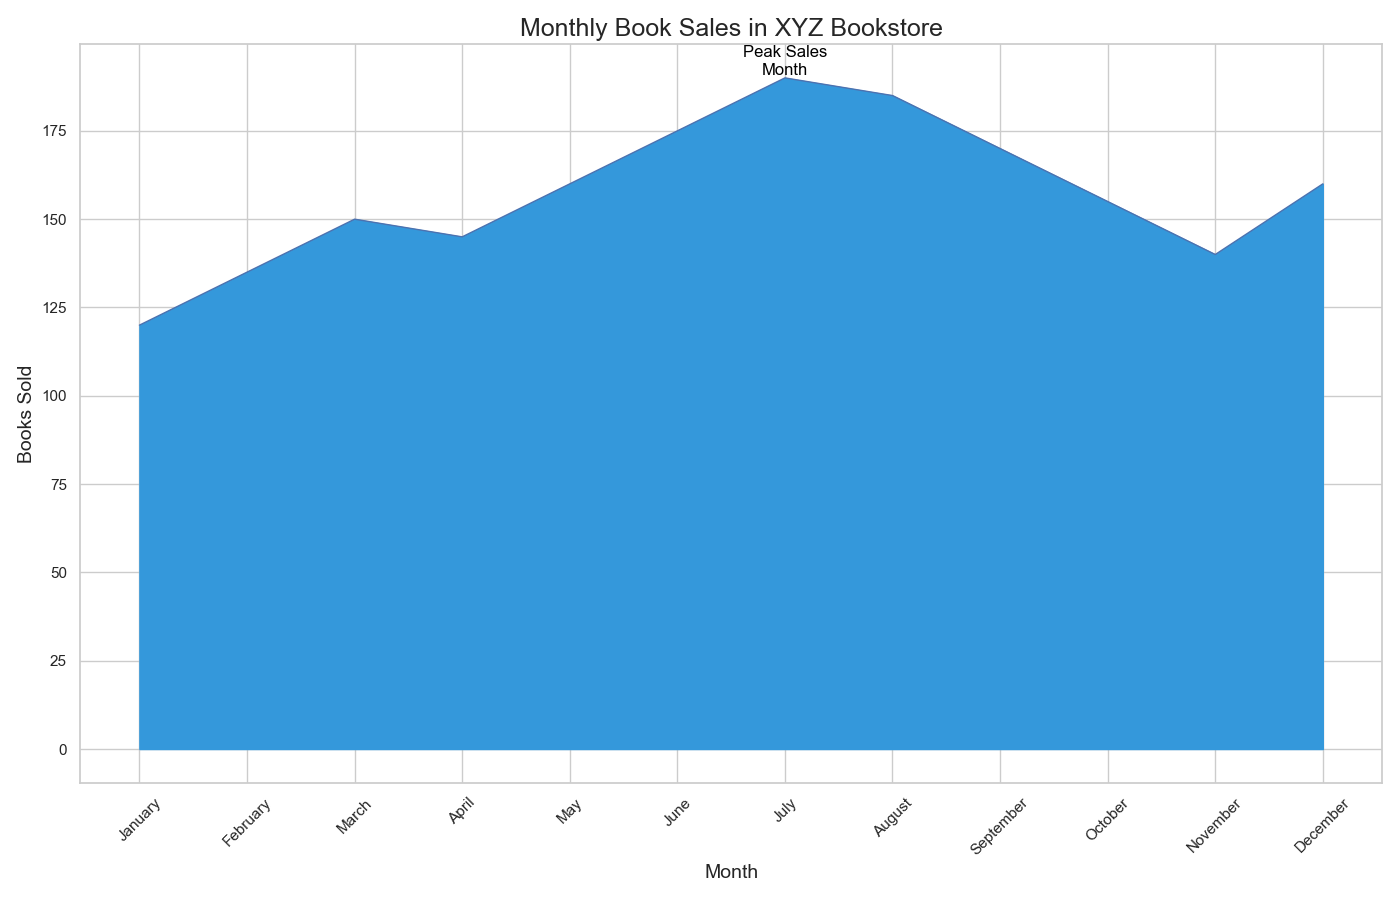

Reproduce this figure in Python.

import pandas as pd
import seaborn as sns
import matplotlib.pyplot as plt

# Data
data = {
    'Month': ['January', 'February', 'March', 'April', 'May', 'June', 'July', 'August', 'September', 'October', 'November', 'December'],
    'Book_Sales': [120, 135, 150, 145, 160, 175, 190, 185, 170, 155, 140, 160]
}
df = pd.DataFrame(data)

# Set the figure size
plt.figure(figsize=(14, 9))

# Create an area chart
sns.lineplot(data=df, x='Month', y='Book_Sales', sort=False, lw=1)
plt.fill_between(df.Month, df.Book_Sales, color="#3498db")

# Assign annotation
plt.text(df.Month[df.Book_Sales.idxmax()], df.Book_Sales.max(), 'Peak Sales\nMonth', horizontalalignment='center', verticalalignment='bottom', fontsize=12, color='black')

# Customize the plot with title, labels, and limit
plt.title('Monthly Book Sales in XYZ Bookstore', fontsize=18, loc='center')
plt.xlabel('Month', fontsize=14)
plt.ylabel('Books Sold', fontsize=14)

# Customize x-axis
plt.xticks(rotation=45)

# Show the plot
plt.tight_layout()
plt.show()
